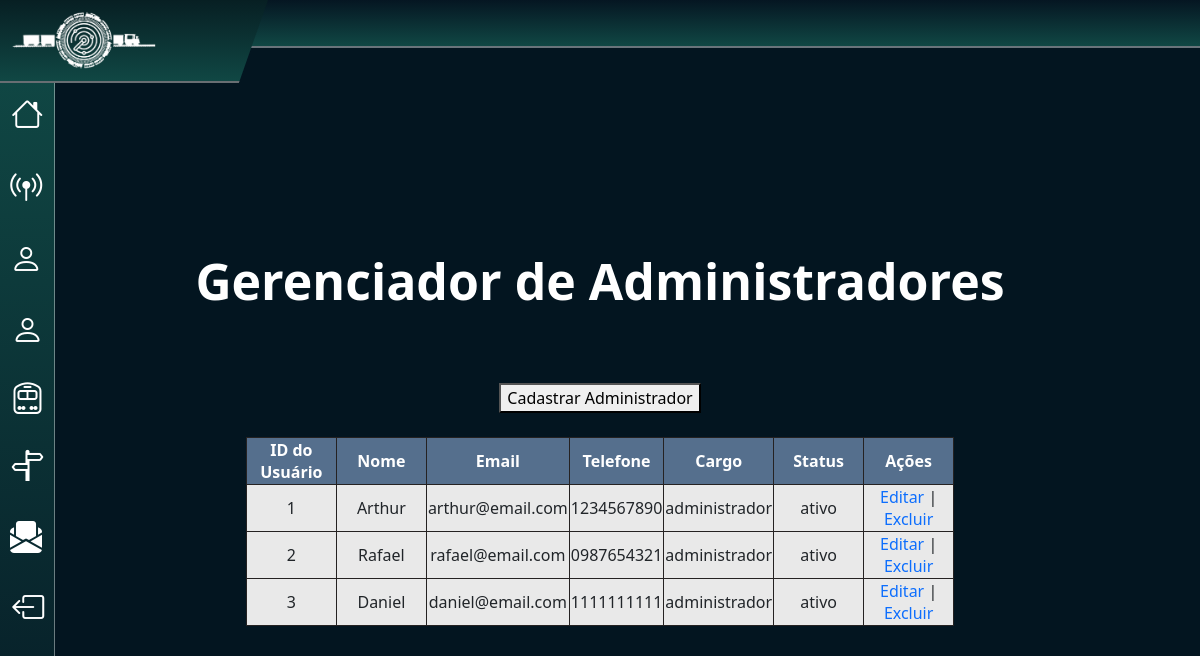
The page /public/administradores/administradores.php (signed in) on the database its author committed.
### tables this page shows
create table usuarios (
    id int primary key auto_increment,
    nome varchar(100) not null,
    email varchar(100) not null,
    telefone varchar(15) not null,
    senha varchar(100) not null,
    cargo enum('administrador', 'usuario') not null,
    status enum('ativo', 'inativo') not null
);

### public/administradores/administradores.php (the view, shortened to what this page needs)
<?php
include '../../infra/connect.php';
$resultado = mysqli_query($conn, "SELECT * FROM usuarios WHERE cargo = 'administrador'");
?>
<html lang="en">
<head>
    <link href="https://cdn.jsdelivr.net/npm/bootstrap@5.3.8/dist/css/bootstrap.min.css" rel="stylesheet"
>
    <link rel="stylesheet" href="https://cdn.jsdelivr.net/npm/bootstrap-icons@1.13.1/font/bootstrap-icons.min.css">
    <link rel="stylesheet" href="../../assets/styles/style.css">
</head>
<body>
    <div class="corpo">
    <main>
        <form method="POST">
            <br>
            <br>
            <br>
            <br>
           <h1 class="titulo_home2">Gerenciador de Administradores</h1>
             <br>
        <br>
        </form>
        <a href="cadastro_administradores.php"><button>Cadastrar Administrador</button></a>
        <br><br>
        <div class="table_usuarios">
            <div class="table_usuarios_centro">
        <table>
            <thead>
                <tr>
                    <th>ID do Usuário</th>
                    <th>Nome</th>
                    <th>Email</th>
                    <th>Telefone</th>
                    <th>Cargo</th>
                    <th>Status</th>
                    <th>Ações</th>
                </tr>
            </thead>
            <tbody>
                    </div>
                    </div>
                    <?php
                    while ($usuario = mysqli_fetch_assoc($resultado)) {
                        echo "<tr>";
                        echo "<td>{$usuario['id']}</td>";
                        echo "<td>{$usuario['nome']}</td>";
                        echo "<td>{$usuario['email']}</td>";
                        echo "<td>{$usuario['telefone']}</td>";
                        echo "<td>{$usuario['cargo']}</td>";
                        echo "<td>{$usuario['status']}</td>";
                        echo "<td>
                                <a href='editar_administradores.php?id={$usuario['id']}'>Editar</a> |
                                <a href='excluir_administradores.php?id={$usuario['id']}' onclick=\"return confirm('Tem certeza que deseja excluir este administrador?');\">Excluir</a>
                              </td>";
                        echo "</tr>";
                    }
                    ?>
    </main>
</div>
<header><?php include '../../scripts/navbar.php'; ?></header>

### scripts/navbar.php (shortened to what this page needs)
<?php
$caminho_atual = $_SERVER['REQUEST_URI'];
if (strpos($caminho_atual, '/public/') !== false) {
    $base_url = explode('/public/', $caminho_atual)[0] . '/public/';
} else {
    $base_url = '/SA-SESI/public/';
}
if (isset($_SESSION['usuario'])) {
    if ($_SESSION['tipo'] === 'administrador') {
?>
        <nav class="navbar-principal">
            <div class="logo-container">
            <span><img class="logo" src="<?= $base_url ?>../assets/img/ChatGPT_Image_11_de_mai._de_2026__11_19_38-removebg-preview.png"
                    alt=""></span>
</div>
        </nav>
        <nav class="menu-lateral">
            <div class="botoes">
                <div class="text-icon">
                    <a href="<?= $base_url ?>home.php">
                        <button class="botao">
                            <span class="icon"><i class="bi bi-house"></i></span>
                            <span class="text">Home</span>
                        </button>
                    </a>
                </div>
                <div class="text-icon">
                    <a href="<?= $base_url ?>sensores/sensores.php">
                        <button class="botao">
                            <span class="icon"><i class="bi bi-broadcast-pin"></i></span>
                            <span class="text">Sensores</span>
                        </button>
                    </a>
                </div>
            </div>
            <div class="text-icon">
                <a href="<?= $base_url ?>usuarios/usuarios.php">
                    <button class="botao">
                        <span class="icon"><i class="bi bi-person"></i></span>
                        <span class="text">Usuários</span>
                    </button>
                </a>
            </div>
            <div class="text-icon">
                <a href="<?= $base_url ?>administradores/administradores.php">
                    <button class="botao">
                        <span class="icon"><i class="bi bi-person"></i></span>
                        <span class="text">ADMs</span>
                    </button>
                </a>
            </div>
            <div class="text-icon">
                <a href="<?= $base_url ?>trens/trens.php">
                    <button class="botao">
                        <span class="icon"><i class="bi bi-train-front"></i></span>
                        <span class="text">Trens</span>
                    </button>
                </a>
            </div>
            <div class="text-icon">
                <a href="<?= $base_url ?>rota/rota.php">
                    <button class="botao">
                        <span class="icon"><i class="bi bi-signpost-split"></i></span>
                        <span class="text">Rotas</span>
                    </button>
                </a>
            </div>
            <div class="text-icon">
                <a href="<?= $base_url ?>relatorios.php">
                    <button class="botao">
                        <span class="icon"><i class="bi bi-envelope-paper-fill"></i></span>
                        <span class="text">Relatórios</span>
                    </button>
                </a>
            </div>
            <div class="text-icon">
                <a href="<?= $base_url ?>../scripts/logout.php">
                    <button class="botao">
                        <span class="icon"><i class="bi bi-box-arrow-left"></i></span>
                        <span class="text">Sair</span>
                    </button>
                </a>
            </div>
        </nav>
    <?php
        exit();
    }
}
exit();
?>

### assets/styles/style.css (style rules this page uses)
:root { --cor-fundo: #031520; --cor-fundo-2: #9D9D9D; --cor-fundo-3: #a1a1a1; --cor-texto: #000000; --cor-erro: #ff0000; --cor-sucesso: #00ff4c; --cor-navbar1: #104744; --cor-navbar2: #051622; --cor-caixa_sensores: #c7c7c7; }
body { background-color: var(--cor-fundo); }
.navbar-principal { display: flex; align-items: center; justify-content: flex-start; background: linear-gradient(to top, var(--cor-navbar1), var(--cor-navbar2)); width: 100%; height: 6%; position: fixed; top: 0; border-bottom: 2px solid rgba(255, 255, 255, 0.4); z-index: 11; box-sizing: border-box; }
.menu-lateral { width: 55px; height: 100%; background: linear-gradient(to bottom, var(--cor-navbar1), var(--cor-navbar2)); padding: 8px; overflow: hidden; position: fixed; top: 8.8%; left: 0; transition: .2s; z-index: 10; flex-direction: column; border-right: solid 1px rgba(255, 255, 255, 0.4); }
.logo-container { background: linear-gradient(to top, #104744, #030d14 ); border-right: 2px solid #fff; clip-path: polygon(0 0, 100% 0, 85% 100%, 0% 100%); height: 15vh; width: 281px; border-bottom: 2px solid rgba(255, 255, 255, 0.4); }
.logo { height: 100%; padding: 2%; padding-top: 15%; }
.text-icon { align-items: center; color: white; margin: 7.2% 0.8%; font-size: 200%; display: flex; transition: .2S; cursor: pointer; }
.icon { margin-left: -2.4%; padding-right: 4%; }
.text { padding: 6.4%; }
.botao { text-decoration: none; background-color: transparent; border: none; display: flex; align-items: center; color: white; }
th, td { width: 90px; height: 40px; text-align: center; border: 1px solid #252222; background:#e9e9e9; }
th { background: #556f8d; color: white; }
.corpo { justify-content: center; text-align: center; }
.table_usuarios { display: flex; justify-content: center; }
.table_usuarios_centro { text-align: center; }
a { text-decoration: none; }
.titulo_home2 { color: #ffffff; font-size: 50px; font-weight: bold; }
.corpo { display: flex; justify-content: center; align-items: center; min-height: calc(100vh - 60px); padding-top: 40px; box-sizing: border-box; }

### rows shown on the page
usuarios: id "1", nome "Arthur", email "arthur@email.com", telefone "1234567890", cargo "administrador", status "ativo"
usuarios: id "2", nome "Rafael", email "rafael@email.com", telefone "0987654321", cargo "administrador", status "ativo"
usuarios: id "3", nome "Daniel", email "daniel@email.com", telefone "1111111111", cargo "administrador", status "ativo"
